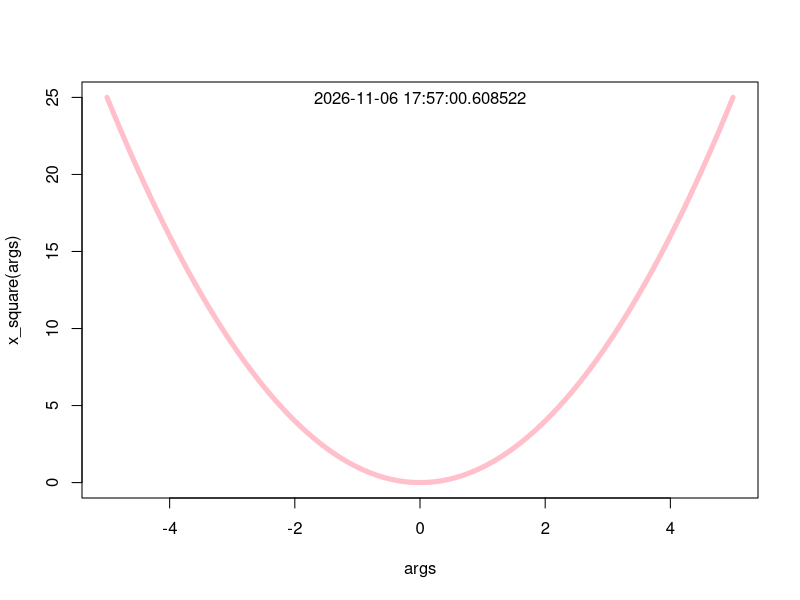

Recreate this plot in R. (Note: this script raises an error after producing the figure.)
#task 1
x_square <- function(x){
  return (x^2)
}

args <- seq(-5, 5,  0.1)
plot(args, x_square(args), type = 'l', lwd=5, col='pink')
text(0,25, Sys.time())

#task 2
marks <- matrix(0,nrow = 4, ncol = 3)
for (i in 1:nrow(marks)){
  for (j in 1:ncol(marks))
    marks[i, j] <- as.integer(readline())
}

colnames(marks) <- c('Math', 'English', 'Physics')
row.names(marks) <- c('Ivanov', 'Petrov', 'Sidorov', 'Nosov')
pie(marks[2,] , main = 'Marks', col=c('red','green', 'blue'))

#task 3

hyperbolic_f <- function(x){
  return ((3*x^2 - 30*x + 74.417)/(x-5))
}

args_1 <- seq(-10,10, 0.1)
roots <- c((30 - sqrt((-30)^2 - 4*3*74.417))/(2*3), (30 + sqrt((-30)^2 - 4*3*74.417))/(2*3))
roots
  
plot(args_1, hyperbolic_f(args_1), type = 'l', lwd=10, col='brown')

#task 4

cubical_fun <- function(x) (x^3 - 18*x^2 + 106.25*x -205.5)
plot(x_args, cubical_fun(x_args), type = 'l', col = 'red', lwd=10)

# task 5

ellipse <- function(x, a=1, b=1){
  y_1 <- sqrt(b^2* (1-(x^2/a^2)))
  y_2 <- -sqrt((b^2*(1-(x^2/a^2))))
  df <- cbind('y_1' = y_1, 'y_2' = y_2)
  return(df)
}

x_args <- seq(-5,5, 0.1)
y_args <- seq(-5,5, 0.1)

plot(ellipse(x_args)[,1],x_args, type ='l', xlim = c(-3,3), lwd=10, col='blue')
lines(ellipse(x_args)[,2], x_args,  type= 'l',lwd=10, col='blue')

#task 6

hyperbola <- function(x, a=3, b=4) {
 y_1 <- sqrt((b^2*(1+(x^2/a^2))))
 y_2 <- -sqrt((b^2*(1+(x^2/a^2))))
 return (cbind('y_1' = y_1, 'y_2'=y_2))
}

plot(hyperbola(x_args)[,1], x_args, type = 'l', xlim= c(-10,10), ylim= c(-10,10), lwd=10, col='violet')
lines(hyperbola(x_args)[,2], x_args, lwd=10, col='violet')

#task 7

hyperboloid <- function(x, y, a=3, b=4, c=5) {
  z_1 <- sqrt(c^2 * ((x^2/a^2) + (y^2/b^2) - 1))
  return (z_1)
}

z <- outer(x_args, y_args,hyperboloid)
z_2 <- -outer(x_args, y_args,hyperboloid)

persp(x_args, y_args, z, col='purple')
persp(x_args, y_args, z_2, col='orange')


#task 8 
tor <- function (x, y, r=3, R=4){
  return (sqrt(-x^2-y^2-R^2-r^2+4*R^2*(x^2+y^2)))
}

z_tor <- outer(x_args, y_args, tor)

persp(x_args, y_args ,z_tor, col='cyan')
persp(x_args, y_args, -z_tor, col='pink')
